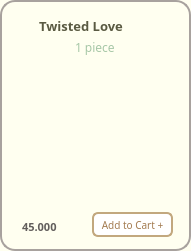
       <widget class="QFrame" name="frame_cooktwisted">
        <property name="geometry">
         <rect>
          <x>240</x>
          <y>300</y>
          <width>191</width>
          <height>251</height>
         </rect>
        </property>
        <property name="font">
         <font>
          <family>Mongolian Baiti</family>
         </font>
        </property>
        <property name="styleSheet">
         <string notr="true">background-color:#FFFFF0;
border-radius: 15px; 
border: 2px solid #A8A29E ;</string>
        </property>
        <property name="frameShape">
         <enum>QFrame::StyledPanel</enum>
        </property>
        <property name="frameShadow">
         <enum>QFrame::Raised</enum>
        </property>
        <widget class="QLabel" name="label_cookies_twisted">
         <property name="geometry">
          <rect>
           <x>0</x>
           <y>30</y>
           <width>191</width>
           <height>191</height>
          </rect>
         </property>
         <property name="sizePolicy">
          <sizepolicy hsizetype="Fixed" vsizetype="Fixed">
           <horstretch>25</horstretch>
           <verstretch>25</verstretch>
          </sizepolicy>
         </property>
         <property name="minimumSize">
          <size>
           <width>25</width>
           <height>25</height>
          </size>
         </property>
         <property name="maximumSize">
          <size>
           <width>16777215</width>
           <height>16777215</height>
          </size>
         </property>
         <property name="sizeIncrement">
          <size>
           <width>3</width>
           <height>0</height>
          </size>
         </property>
         <property name="styleSheet">
          <string notr="true">border:0px;
border-radius:0px;
background-color: transparent</string>
         </property>
         <property name="frameShape">
          <enum>QFrame::WinPanel</enum>
         </property>
         <property name="text">
          <string/>
         </property>
         <property name="pixmap">
          <pixmap>../images/image-removebg-preview (45).png</pixmap>
         </property>
         <property name="scaledContents">
          <bool>true</bool>
         </property>
        </widget>
        <widget class="QLabel" name="label_twisted">
         <property name="geometry">
          <rect>
           <x>39</x>
           <y>16</y>
           <width>141</width>
           <height>20</height>
          </rect>
         </property>
         <property name="sizePolicy">
          <sizepolicy hsizetype="Fixed" vsizetype="Fixed">
           <horstretch>0</horstretch>
           <verstretch>0</verstretch>
          </sizepolicy>
         </property>
         <property name="font">
          <font>
           <family>Mongolian Baiti</family>
           <pointsize>10</pointsize>
           <weight>75</weight>
           <bold>true</bold>
          </font>
         </property>
         <property name="styleSheet">
          <string notr="true">border-radius: 0px;
border:0px solid;
color:#5A5A42</string>
         </property>
         <property name="text">
          <string>Twisted Love</string>
         </property>
        </widget>
        <widget class="QLabel" name="label_twisted_size">
         <property name="geometry">
          <rect>
           <x>75</x>
           <y>39</y>
           <width>51</width>
           <height>16</height>
          </rect>
         </property>
         <property name="font">
          <font>
           <family>Mongolian Baiti</family>
           <pointsize>9</pointsize>
          </font>
         </property>
         <property name="styleSheet">
          <string notr="true">color: #A7C7A7;
border:0px</string>
         </property>
         <property name="text">
          <string>1 piece</string>
         </property>
        </widget>
        <widget class="QLabel" name="label_twisted_price">
         <property name="geometry">
          <rect>
           <x>22</x>
           <y>219</y>
           <width>81</width>
           <height>16</height>
          </rect>
         </property>
         <property name="font">
          <font>
           <family>Mongolian Baiti</family>
           <pointsize>8</pointsize>
           <weight>75</weight>
           <bold>true</bold>
          </font>
         </property>
         <property name="styleSheet">
          <string notr="true">border:0px;
color: rgb(98, 94, 92);
</string>
         </property>
         <property name="text">
          <string>45.000</string>
         </property>
        </widget>
        <widget class="QPushButton" name="pushButton_add_twisted">
         <property name="geometry">
          <rect>
           <x>92</x>
           <y>212</y>
           <width>81</width>
           <height>25</height>
          </rect>
         </property>
         <property name="maximumSize">
          <size>
           <width>16777207</width>
           <height>16777215</height>
          </size>
         </property>
         <property name="font">
          <font>
           <family>Mongolian Baiti</family>
           <pointsize>-1</pointsize>
          </font>
         </property>
         <property name="styleSheet">
          <string notr="true">QPushButton {
    background-color: white;
    color: #A37B50;
    border: 2px solid #C2A87E;
    border-radius: 6px;
    padding: 4px 5px;
    font-size: 10px;
}

QPushButton:hover {
    background-color: #F7F3EF;
}

QPushButton:pressed {
    background-color: #E6D5C3;
}
</string>
         </property>
         <property name="text">
          <string>Add to Cart +</string>
         </property>
        </widget>
       </widget>
